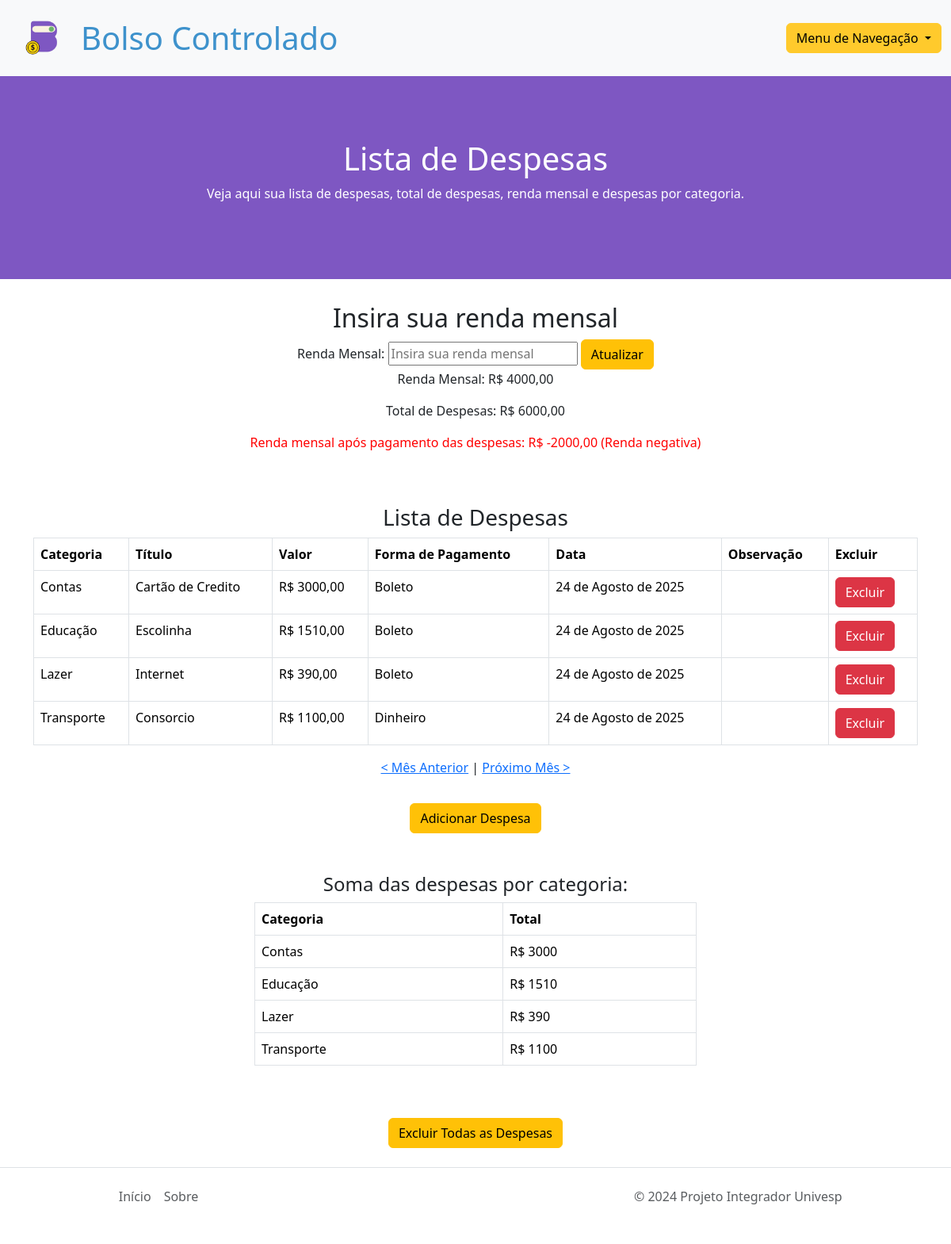
Screenshot of /expenses/ (signed in) with the database file from the repository.
### expenses/models.py (models this page shows, shortened)
class UserProfile(models.Model):
    user = models.OneToOneField(User, on_delete=models.CASCADE, related_name='user_profile')  # Adicione related_name
    salary = models.DecimalField(max_digits=10, decimal_places=2, default=0)

class Expense(models.Model):
    expense_category = models.CharField(max_length=20, choices=CATEGORY_CHOICES, verbose_name='Categoria', default='categoria1')
    title = models.CharField(max_length=30, verbose_name='Título')
    amount = models.DecimalField(max_digits=10, decimal_places=2, verbose_name='Valor')
    date = models.DateField(verbose_name='Data')
    user = models.ForeignKey(User, on_delete=models.CASCADE, related_name='expenses')
    payment_method = models.CharField(blank=True, max_length=20, choices=PAYMENT_CHOICES, verbose_name='Forma de Pagamento (Opcional)', default='Dinheiro')
    observation = models.TextField(blank=True, verbose_name='Observação', max_length=60)
    duration_months = models.IntegerField(verbose_name='Duração em Meses', default=1)
    class Meta:
        verbose_name = 'Despesa'
        verbose_name_plural = 'Despesas'

### expenses/views.py (the view, shortened to what this page needs)
# urls.py: path('expenses/', ExpenseListView.as_view(), name='expense_list'),
class ExpenseListView(LoginRequiredMixin, ListView):
    model = Expense
    template_name = 'expenses/expense_list.html'
    context_object_name = 'expenses'
    def get_queryset(self):
        year = self.kwargs.get('year', None)
        month = self.kwargs.get('month', None)
        if year is None or month is None:
            current_date = datetime.now()
            year = current_date.year
            month = current_date.month
        return Expense.objects.filter(user=self.request.user, date__year=year, date__month=month)
    def get_context_data(self, **kwargs):
        context = super().get_context_data(**kwargs)
        year = int(self.kwargs.get('year', datetime.now().year))
        month = int(self.kwargs.get('month', datetime.now().month))
        prev_month, prev_year = (month - 1, year) if month > 1 else (12, year - 1)
        next_month, next_year = (month + 1, year) if month < 12 else (1, year + 1)
        expenses = self.get_queryset()
        total_expenses = expenses.aggregate(total=Sum('amount'))['total'] or 0
        salary = UserProfile.objects.get(user=self.request.user).salary if UserProfile.objects.filter(user=self.request.user).exists() else None
        difference = salary - total_expenses if salary is not None else None
        expenses_by_category = expenses.values('expense_category').annotate(total_amount=Sum('amount'))
        context.update({
            'total_expenses': round(total_expenses, 2),
            'salary': salary,
            'difference': difference,
            'expenses_by_category': expenses_by_category,
            'year': year,
            'month': month,
            'prev_year': prev_year,
            'prev_month': prev_month,
            'next_year': next_year,
            'next_month': next_month,
        })
        return context

### expenses/templates/expenses/expense_list.html (shortened to what this page needs)
{% extends 'base-3.html' %}
{% load static %}
{% block content %}
<div id="banner">
    <h1 id="cor-letra-banner">Lista de Despesas</h1>
    <p id="cor-letra-banner">Veja aqui sua lista de despesas, total de despesas, renda mensal e despesas por categoria.</p>
</div>
<div class="text-center" style="padding-top: 30px;">
    <h2>Insira sua renda mensal</h2>
    <form action="{% url 'expense_list' %}" method="post">
        <label for="salary">Renda Mensal:</label>
        <input type="text" id="salary" name="salary" placeholder="Insira sua renda mensal">
        <button class="btn btn-warning" type="submit">Atualizar</button>
    </form>
    {% if salary %}
    <p>Renda Mensal: R$ {{ salary }}</p>
    {% endif %}
    <p>Total de Despesas: R$ {{ total_expenses }}</p>
    {% if difference is not None %}
    {% if difference >= 0 %}
        <p style="color: green;">Renda mensal após pagamento das despesas: R$ {{ difference }}</p>
    {% else %}
        <p style="color: red;">Renda mensal após pagamento das despesas: <span style="color: red;">R$ {{ difference }}</span> <span style="color: red;">(Renda negativa)</span></p>
    {% endif %}
{% endif %}
</div>
<h3 class="text-center" style="padding-top: 50px;">Lista de Despesas</h3>
<div class="table-responsive">
    <table class="table table-bordered">
        <thead>
            <tr>
                <th scope="col">Categoria</th>
                <th scope="col">Título</th>
                <th scope="col">Valor</th>
                <th scope="col">Forma de Pagamento</th>
                <th scope="col">Data</th>
                <th scope="col">Observação</th>
                <th scope="col">Excluir</th>
            </tr>
        </thead>
        <tbody>
            {% for expense in expenses %}
            <tr>
                <td>{{ expense.expense_category }}</td>
                <td>{{ expense.title }}</td>
                <td>R$ {{ expense.amount }}</td>
                <td>{{ expense.payment_method }}</td>
                <td>{{ expense.date }}</td>
                <td>{{ expense.observation }}</td>
                <td>
                    <form action="{% url 'delete_expense' expense.id %}" method="post" style="display: inline;">
                        <button type="submit" class="btn btn-danger">Excluir</button>
                    </form>
                </td>
            </tr>
            {% endfor %}
        </tbody>
    </table>
</div>
<div class="text-center" style="margin-bottom:3%">
    {% if year and month %}
        <p>
            <a href="{% if month > 1 %}{% url 'expense_list_month' year=year month=month|add:'-1' %}{% else %}{% url 'expense_list_month' year=year|add:'-1' month=12 %}{% endif %}">&lt; Mês Anterior</a> |
            <a href="{% if month < 12 %}{% url 'expense_list_month' year=year month=month|add:'1' %}{% else %}{% url 'expense_list_month' year=year|add:'1' month=1 %}{% endif %}">Próximo Mês &gt;</a>
        </p>
    {% endif %}
</div>
<div class="text-center">
    <button class="btn btn-warning" onclick="window.location.href='{% url 'add_expense' %}'">Adicionar Despesa</button>
</div>
<div>
    <div class="col-6 mx-auto">
        <h4 class="text-center" style="padding-top: 50px;">Soma das despesas por categoria:</h4>
        <div class="table-responsive">
            <table class="table table-bordered">
                <thead>
                    <tr>
                        <th scope="col">Categoria</th>
                        <th scope="col">Total</th>
                    </tr>
                </thead>
                <tbody>
                    {% for category in expenses_by_category %}
                    <tr>
                        <td>{{ category.expense_category }}</td>
                        <td>R$ {{ category.total_amount }}</td>
                    </tr>
                    {% endfor %}
                </tbody>
            </table>
        </div>
    </div>
</div>
<div class="text-center" style="margin-top: 50px;">
    <button class="btn btn-warning" data-toggle="modal" data-target="#confirmDeleteModal">Excluir Todas as Despesas</button>
</div>
{% endblock content %}

### static/css/expenses.css (style rules this page uses)
:root { --obs: red; --letras-nav-bar-preto: #000000; --fundo-banner: #7E57C2; --letras-banner: #ffffff; --letras-nav-bar-azul: #3E92CC; --cor-input: #cfcfcfcf; }
body, html { margin: 0; padding: 0; overflow-x: hidden; }
#banner { background-color: var(--fundo-banner); padding: 5rem; text-align: center; width: 100vw; margin-left: calc(50% - 50vw); margin-right: calc(50% - 50vw); }
#cor-letra-banner { color: var(--letras-banner); }

### rows the page displays
UserProfile: salary "4000,00"
Expense: expense_category "Contas", title "Cartão de Credito", amount "3000,00", payment_method "Boleto", date "24 de Agosto de 2025", total_amount "3000"
Expense: expense_category "Educação", title "Escolinha", amount "1510,00", payment_method "Boleto", date "24 de Agosto de 2025", total_amount "1510"
Expense: expense_category "Lazer", title "Internet", amount "390,00", payment_method "Boleto", date "24 de Agosto de 2025", total_amount "390"
Expense: expense_category "Transporte", title "Consorcio", amount "1100,00", payment_method "Dinheiro", date "24 de Agosto de 2025", total_amount "1100"

### other values shown
{{ total_expenses }} "6000,00"
